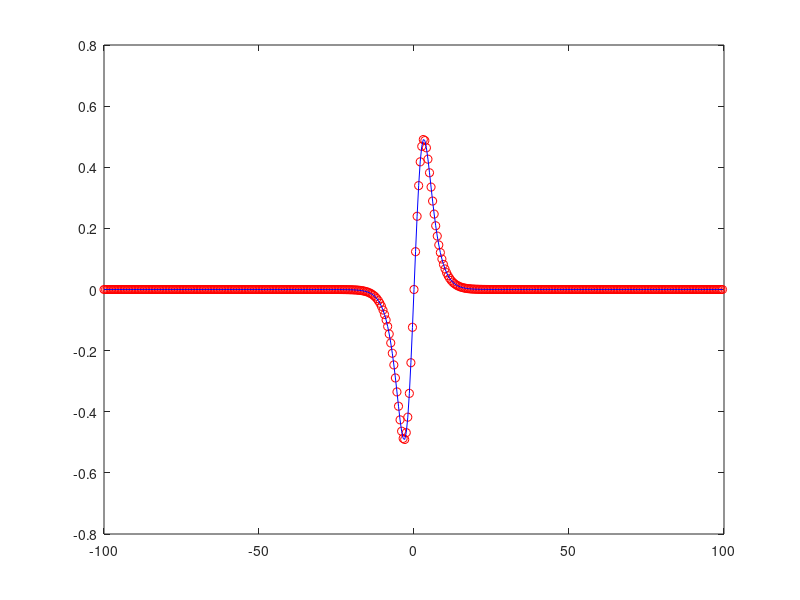
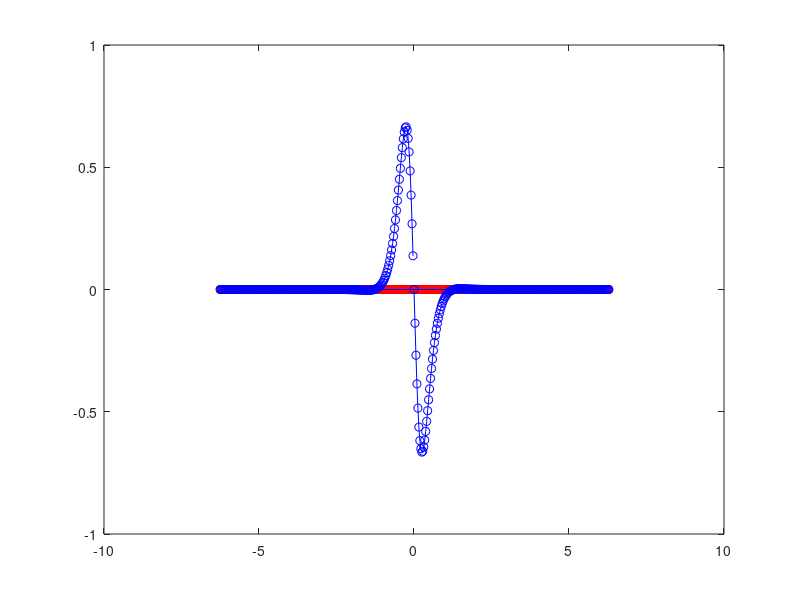
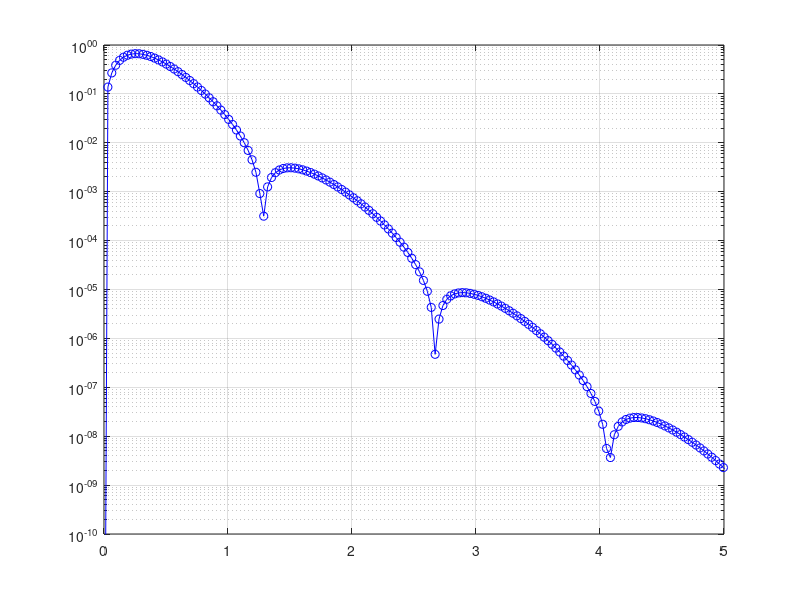
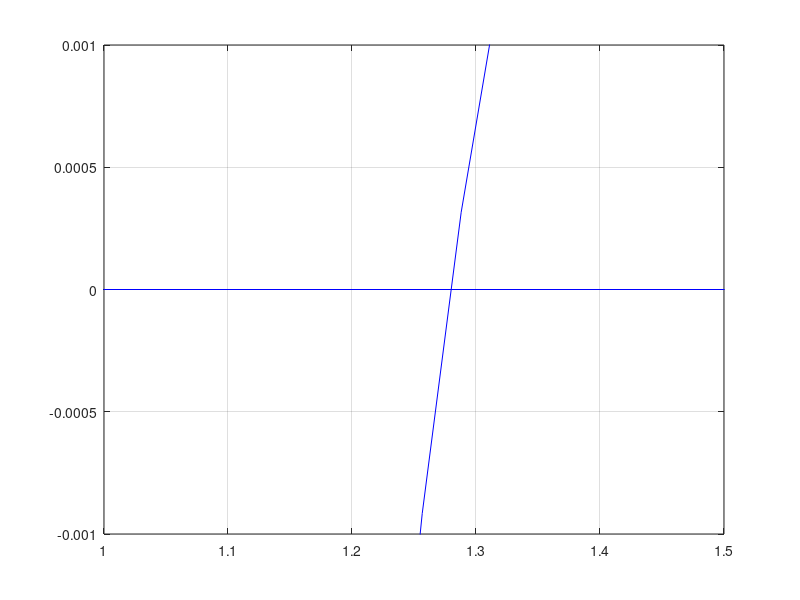

These charts were generated, in order, by the following MATLAB code:
clear all

%--- input: interval and number of discretization points --

N = 400;

xmin = -100;      
xmax =  100;


%---- supplemental arrays:  discretization --

L  = xmax-xmin;
dx = L/N; 
x  = xmin + (0:N-1)*dx; 

%---- supplemental arrays:  integer modes --

m=0:N-1;
m0 = floor((N-1)/2);   
m = circshift(m-m0,[0,-m0]);  
M = (-1).^m;


%---- supplemental arrays:  "physical" modes --

dk = 2*pi/L;
k = dk * m;            


%-- define function ---

y = sinh(x/2) ./ ( 1 + sinh(x) ./ x); 
ind = find(x==0);
y(ind) = 0;

%-- compute FFT and inverse FFT --

F  = fft(y) ./ (M*N*dk); 

Fi = real(ifft( F.*M*N*dk ));


%-- analytical solution --

%f = sqrt(pi)/(2*pi)*exp(-(k.*k)/4);  


%-- plot results --

figure(1); plot(x,Fi,'ro',  x,y, 'b-' );

figure(2); plot(k,real(F), 'ro-', k, imag(F), 'bo-');

figure(4); plot(k,imag(F), 'b-'); axis([1,1.5, -1e-3,1e-3]); grid('on');

figure(3); semilogy(k, abs(F),  'bo-'); axis([0, 5, 1e-10,1]); grid('on');

#--------------

